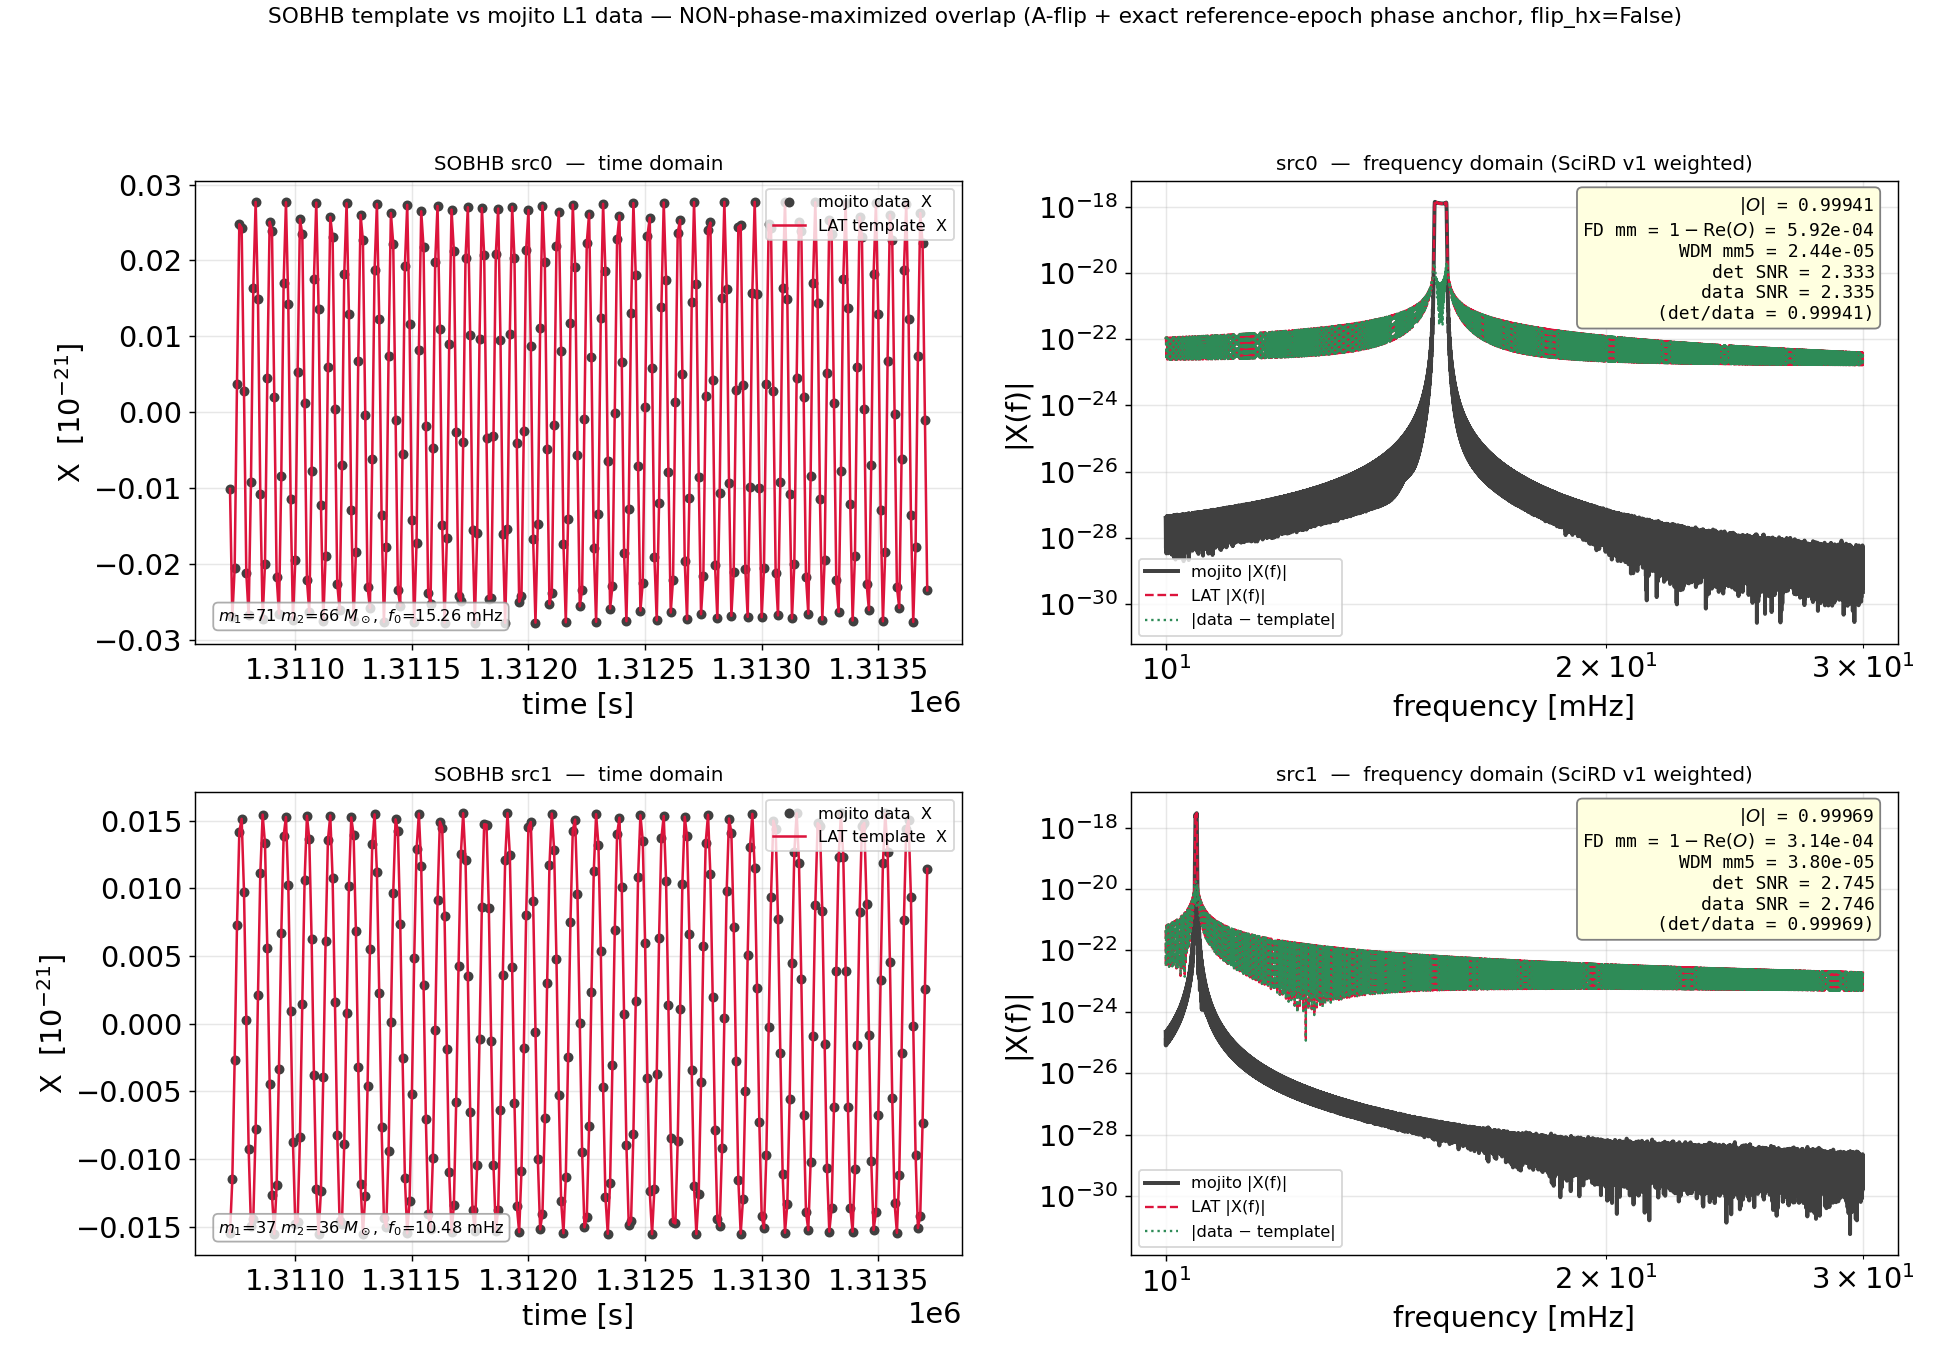

Python code for this plot:
"""Overlap plots for the two SOBHBs: LAT template (exact anchor, flip_hx=False)
vs mojito L1 data, with the noise-weighted (SciRD v1) overlap numbers annotated.
Reuses the cached data window + templates from sobbh_mojito_match_debug.py.
"""
import os
os.environ.setdefault("OMP_NUM_THREADS", "8")
import numpy as np
import h5py
import matplotlib
matplotlib.use("Agg")
import matplotlib.pyplot as plt
from scipy.signal.windows import tukey

from lisatools.domains import TDSettings, FDSettings, WDMSettings, TDSignal
from lisatools.analysiscontainer import AnalysisContainer
from lisatools.sensitivity import XYZ2SensitivityMatrix

N_WIN = 262144
DT = 10.0
F_MIN, F_MAX = 0.010, 0.030
SENS = "scirdv1"
CAT = "/Users/mkatz/.mojito_cache/brickmarket/mojito_light_v1_0_0/catalogues/sobhb_cat_mojito_lite_processed_MT.hdf5"


def wdm_mm5(data_td, tmpl, td_set, f0):
    """Noise-weighted narrowband WDM mm5 around f0 (mirror of the debug script)."""
    Nf = 512
    ws = WDMSettings(Nf=Nf, Nt=N_WIN // Nf, dt=DT, min_freq=F_MIN, max_freq=F_MAX,
                     force_backend="cpu")
    layer_df = 1.0 / (2 * Nf * DT)
    mf = int(np.floor(f0 / layer_df))
    lo, hi = (mf - 3) * layer_df, (mf + 2) * layer_df
    ws_b = WDMSettings(Nf=Nf, Nt=N_WIN // Nf, dt=DT, min_freq=lo, max_freq=hi,
                       force_backend="cpu")
    win = tukey(N_WIN, 0.1)
    d = TDSignal(data_td, td_set).transform(ws_b, window=win)
    t = TDSignal(tmpl, td_set).transform(ws_b, window=win)
    ac = AnalysisContainer(d, XYZ2SensitivityMatrix(ws_b, model=SENS))
    O = ac.template_inner_product(t, normalize=True, complex=True)
    return 1 - O.real


def main():
    win = tukey(N_WIN, 0.1)
    fig, axes = plt.subplots(2, 2, figsize=(15, 10.5))
    with h5py.File(CAT, "r") as f:
        b = f["Binaries"]
        pars = {s: dict(m1=float(b["PrimaryMassSSBFrame"][s]),
                        m2=float(b["SecondaryMassSSBFrame"][s]),
                        f0=float(b["GW22FrequencySSBFrame"][s])) for s in (0, 1)}

    for row, SRC in enumerate([0, 1]):
        z = np.load(f"/tmp/sobbh_mojito_data_src{SRC}.npz", allow_pickle=True)
        data_td = np.asarray(z["data_td"])
        tmpl = np.load(f"/tmp/sobbh_mojito_tmpl_src{SRC}_fhx_false.npy")

        td_set = TDSettings(N_WIN, DT, t0=0.0, force_backend="cpu")
        fd_set = FDSettings(N=N_WIN // 2 + 1, df=1.0 / (N_WIN * DT),
                            min_freq=F_MIN, max_freq=F_MAX, force_backend="cpu")
        data_fd = TDSignal(data_td, td_set).transform(fd_set, window=win)
        ac = AnalysisContainer(data_fd, XYZ2SensitivityMatrix(fd_set, model=SENS))
        sig = TDSignal(tmpl, td_set).transform(fd_set, window=win)

        O = ac.template_inner_product(sig, normalize=True, complex=True)
        opt, det = ac.template_snr(sig)
        snr_d = float(np.sqrt(ac.inner_product().real))
        mm5 = wdm_mm5(data_td, tmpl, td_set, pars[SRC]["f0"])

        f = np.asarray(fd_set.f_arr)
        Xd = np.asarray(data_fd.arr)[0]
        Xt = np.asarray(sig.arr)[0]
        p = pars[SRC]

        # ---- time domain (zoomed, valid region) ----
        ax = axes[row, 0]
        t = np.arange(N_WIN) * DT
        mid = N_WIN // 2
        sl = slice(mid, mid + 300)  # 3000 s
        ax.plot(t[sl], data_td[0][sl] * 1e21, "o", ms=4.5, color="0.25",
                label="mojito data  X")
        ax.plot(t[sl], tmpl[0][sl] * 1e21, "-", lw=1.4, color="crimson",
                label="LAT template  X")
        ax.set_xlabel("time [s]"); ax.set_ylabel(r"X  [$10^{-21}$]")
        ax.set_title(f"SOBHB src{SRC}  —  time domain", fontsize=11)
        ax.text(0.03, 0.05, f"$m_1$={p['m1']:.0f} $m_2$={p['m2']:.0f} $M_\\odot$,  "
                f"$f_0$={p['f0']*1e3:.2f} mHz", transform=ax.transAxes, fontsize=9,
                bbox=dict(boxstyle="round", fc="white", ec="0.6", alpha=0.8))
        ax.legend(loc="upper right", fontsize=9); ax.grid(alpha=0.3)

        # ---- frequency domain (overlap + residual) ----
        ax = axes[row, 1]
        ax.loglog(f * 1e3, np.abs(Xd), "-", lw=2.2, color="0.25", label="mojito |X(f)|")
        ax.loglog(f * 1e3, np.abs(Xt), "--", lw=1.3, color="crimson", label="LAT |X(f)|")
        ax.loglog(f * 1e3, np.abs(Xd - Xt), ":", lw=1.3, color="seagreen",
                  label="|data − template|")
        ax.set_xlabel("frequency [mHz]"); ax.set_ylabel("|X(f)|")
        ax.set_title(f"src{SRC}  —  frequency domain (SciRD v1 weighted)", fontsize=11)
        ax.legend(loc="lower left", fontsize=9); ax.grid(alpha=0.3, which="both")
        txt = (f"$|O|$ = {abs(O):.5f}\n"
               f"FD mm = $1-\\mathrm{{Re}}(O)$ = {1-O.real:.2e}\n"
               f"WDM mm5 = {mm5:.2e}\n"
               f"det SNR = {det:.3f}\n"
               f"data SNR = {snr_d:.3f}\n"
               f"(det/data = {det/snr_d:.5f})")
        ax.text(0.97, 0.97, txt, transform=ax.transAxes, ha="right", va="top",
                fontsize=10, family="monospace",
                bbox=dict(boxstyle="round", fc="lightyellow", ec="0.5"))

    fig.suptitle("SOBHB template vs mojito L1 data — NON-phase-maximized overlap "
                 "(A-flip + exact reference-epoch phase anchor, flip_hx=False)",
                 fontsize=12, y=0.995)
    fig.tight_layout(rect=[0, 0, 1, 0.95])
    fig.subplots_adjust(hspace=0.32, wspace=0.22)
    out = os.path.join(os.path.dirname(os.path.abspath(__file__)), "sobbh_overlap_plots.png")
    fig.savefig(out, dpi=130)
    print(f"saved {out}")
    for SRC in (0, 1):
        pass


if __name__ == "__main__":
    main()
